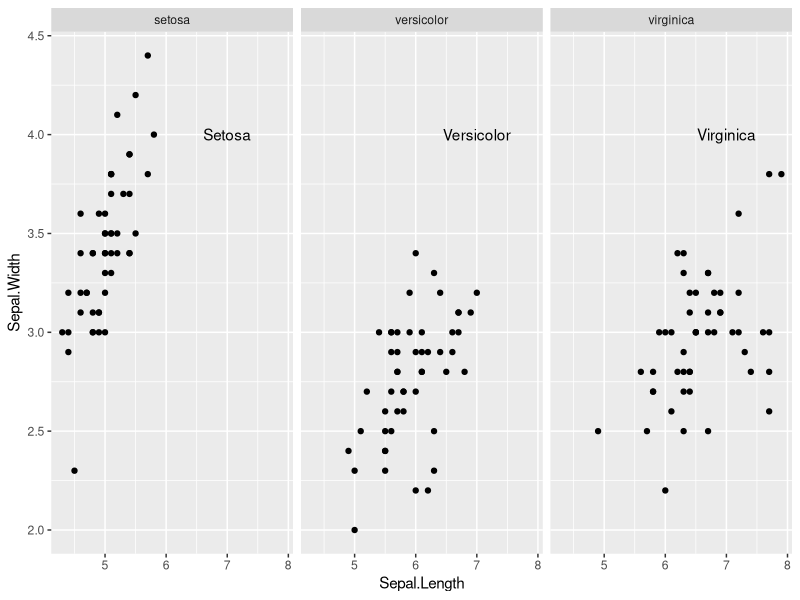

Reproduce this figure in R.
## ---- chunk 1
library(ggplot2)
## ---- chunk 2
iris_plot <- ggplot(iris, aes(x = Sepal.Length, y = Sepal.Width)) +
  geom_point() +
  facet_grid(. ~ Species)
## ---- chunk 3
f_labels <- data.frame(Species = c("setosa", "versicolor", "virginica"), 
                       label = c("Setosa", "Versicolor", "Virginica"))
## ---- chunk 4
iris_plot +
  geom_text(x = 7, y = 4, aes(label = label), data = f_labels)
## ---- chunk 5
labs(title = 'Iris', 
     x = 'Sepal length', 
     y = 'Sepal width',
     caption = 'By Sylvia, DV, THU, 2024')
## ---- chunk 6
theme(plot.title = element_text(hjust = 0.5, size = 20))
